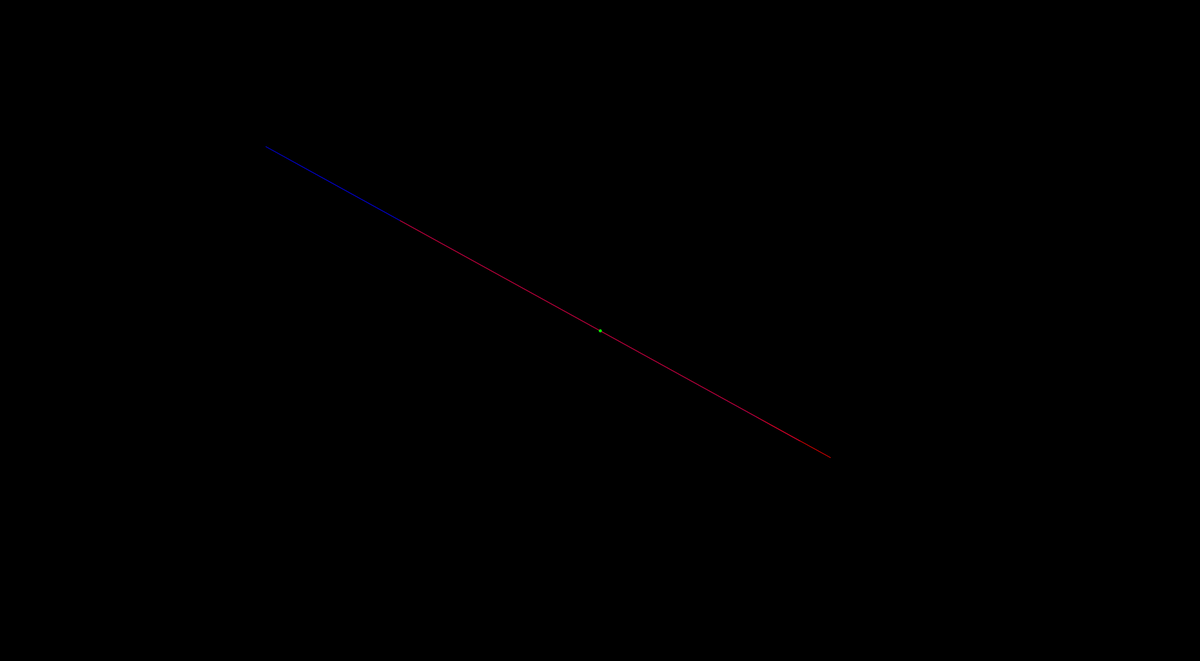
Frame 1 (no input)
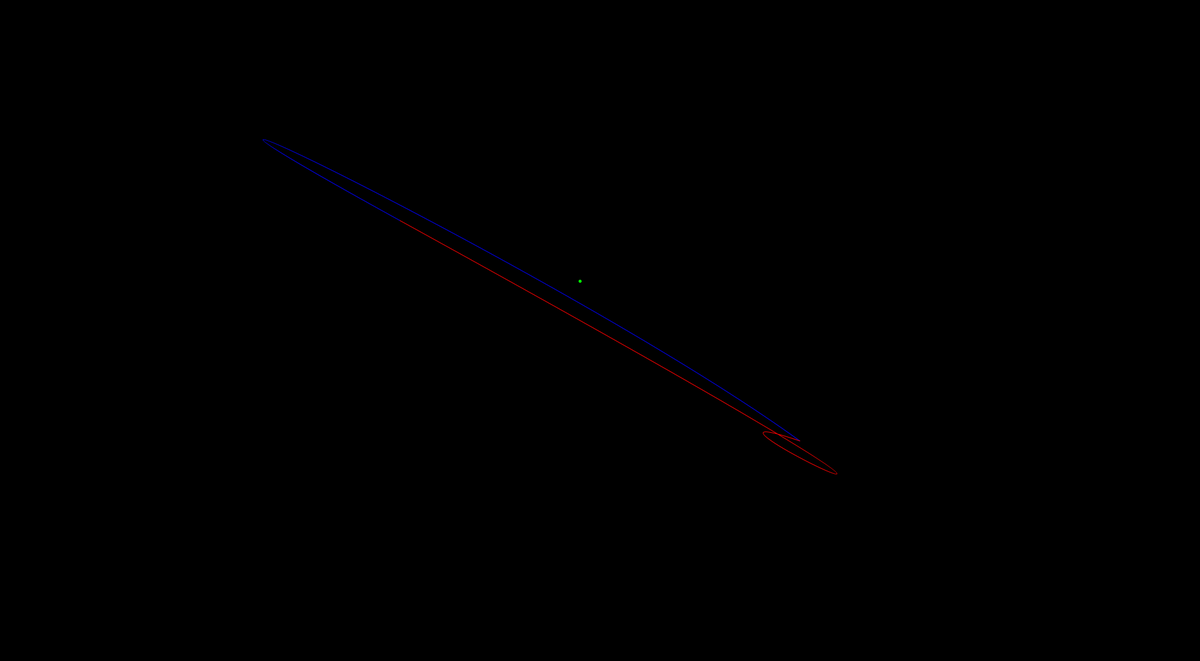
Frame 60 (the mouse pressed at the canvas centre just before this capture)
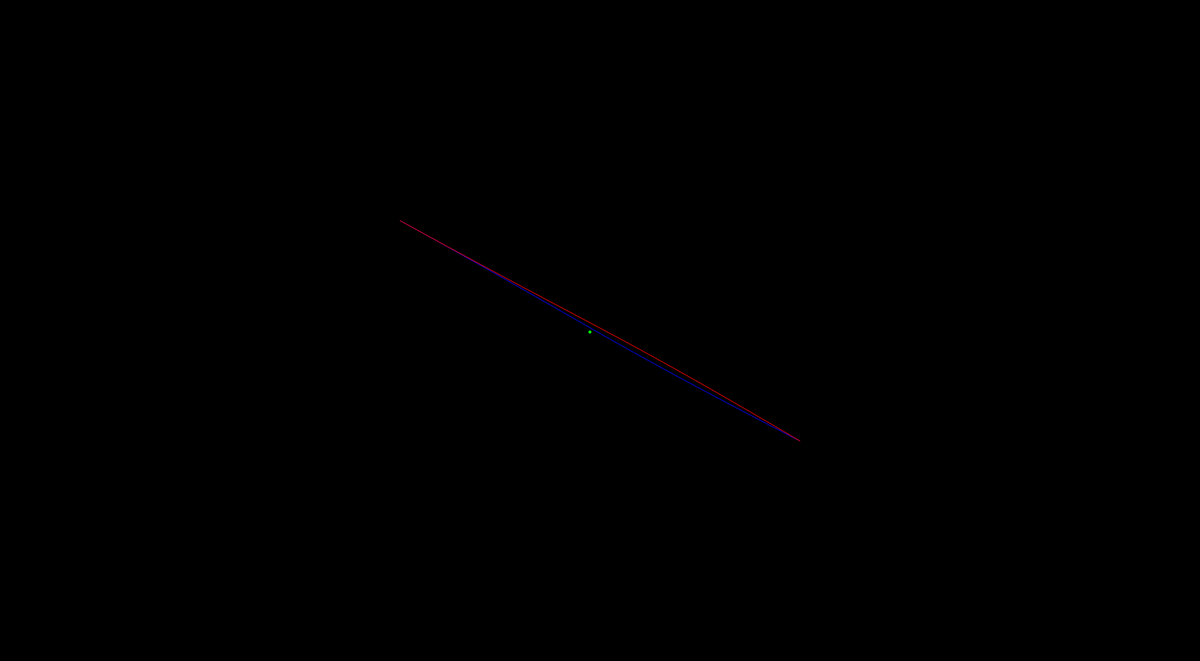
Frame 120 (the mouse held since frame 60 and released just before this capture)

The Processing sketch that drew these frames (run headless with seeded random() and noise(); from frame 60 on, the mouse is pressed at the canvas centre):

// Processing sketch: bezierTests
// ── bezierTests.pde
float x, y;

void setup() {
  size(1960, 1080);

  x = width/2;
  y = height/2;

  stroke(255);
  noFill();
}

void draw() {
  background(0);
  
  strokeWeight(1);
  stroke(255);
  // bezier(width/3, height/3, mouseX, mouseY, width-mouseX, height-mouseY, 2*width/3, 2*height/3);
  stroke(0, 0, 255);
  bezier(width/3, height/3, mouseX, mouseY, x, y, 2*width/3, 2*height/3);
  stroke(255, 0, 0);
  bezier(width/3, height/3, width-mouseX, height-mouseY, width-x, height-y, 2*width/3, 2*height/3);
  
  strokeWeight(5);
  stroke(0, 255, 0);
  point(x, y);
  
  x+=random(-10, 10);
  y+=random(-10, 10);
}

void mouseClicked() {
  x = width/2;
  y = height/2;
}
